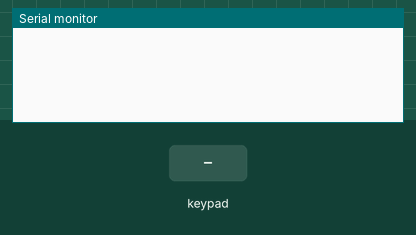
Simulated run of this sketch. Board: Arduino Uno, built with avr-gcc and run on an emulated ATmega328P. Parts: the last lines printed to the serial monitor. The test bench sets the inputs (shaded band).

Above: at 1.2 s.
1.3 s: key '1' pressed
At 2.1 s:
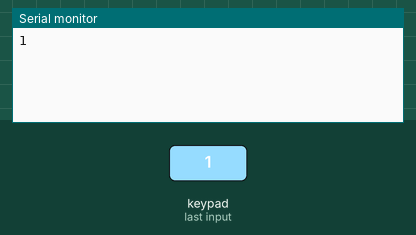
2.8 s: keypad keys 1 0 9 8 7 # pressed 0.4 s apart
At 5.9 s:
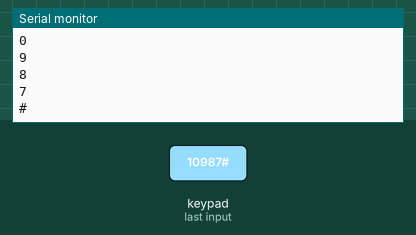
6.7 s: key '*' pressed
At 7.7 s:
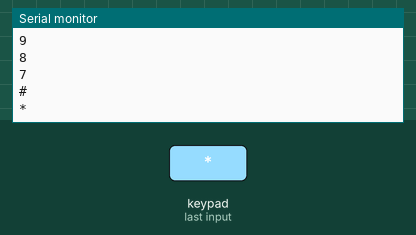
8.2 s: keypad keys 1 3 1 2 1 1 pressed 0.4 s apart
At 11.3 s:
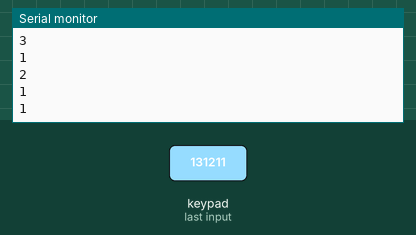
Timing chart, 0 to 12.8 s (numbered marks = the images above; inputs shaded):
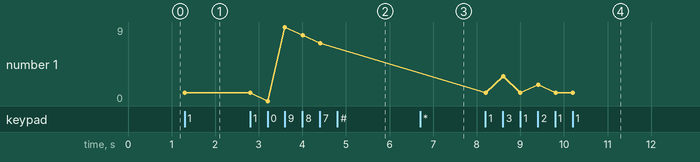

The sketch:

key_pad_for_proteus.ino
```cpp
#include <Keypad.h>

const byte ROWS = 4; //four rows

const byte COLS = 3; //three columns

char keys[ROWS][COLS] = {

  {'1','2','3'},

  {'4','5','6'},

  {'7','8','9'},

  {'*','0','#'}

};

byte rowPins[ROWS] = {10, 9, 8, 7}; //connect to the row pinouts of the keypad

byte colPins[COLS] = {13, 12, 11}; //connect to the column pinouts of the keypad

Keypad keypad = Keypad( makeKeymap(keys), rowPins, colPins, ROWS, COLS );

void setup(){
  Serial.begin(9600);
}

void loop(){
  char key = keypad.getKey();
  if (key != NO_KEY){
    Serial.println(key);
  }
}
```

Measured:
- after the input at 1.3 s, the serial monitor: prints a new line at once (image 1)
- after the input at 2.8 s, the serial monitor: prints a new line after 0.41 s (image 2)
- after the input at 6.7 s, the serial monitor: prints a new line at once (image 3)
- after the input at 8.2 s, the serial monitor: prints a new line at once (image 4)
- plotted number 1: 1 → 7 after the input at 2.8 s, 7 → 1 after the input at 8.2 s
